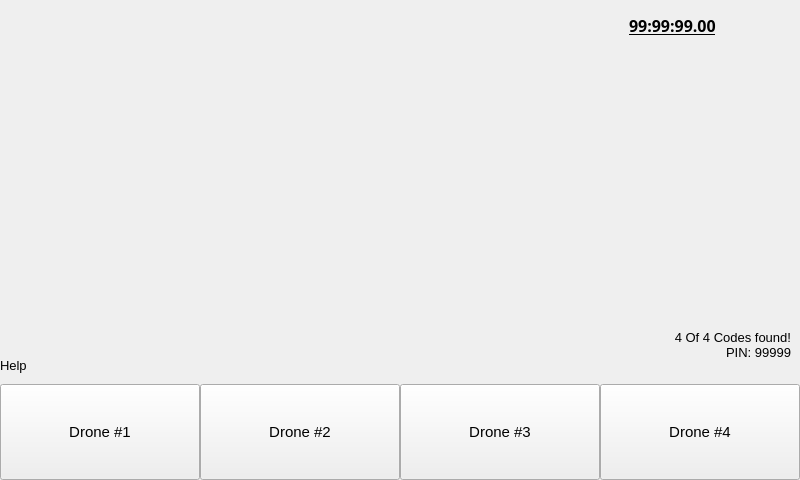
<?xml version="1.0" encoding="UTF-8"?>
<ui version="4.0">
 <class>MainWindow</class>
 <widget class="QMainWindow" name="MainWindow">
  <property name="geometry">
   <rect>
    <x>0</x>
    <y>0</y>
    <width>800</width>
    <height>480</height>
   </rect>
  </property>
  <property name="windowTitle">
   <string>MainWindow</string>
  </property>
  <widget class="QWidget" name="centralwidget">
   <widget class="QPushButton" name="pb_DispDrone1">
    <property name="geometry">
     <rect>
      <x>0</x>
      <y>384</y>
      <width>200</width>
      <height>96</height>
     </rect>
    </property>
    <property name="font">
     <font>
      <pointsize>11</pointsize>
     </font>
    </property>
    <property name="text">
     <string>Drone #1</string>
    </property>
   </widget>
   <widget class="QPushButton" name="pb_DispDrone3">
    <property name="geometry">
     <rect>
      <x>400</x>
      <y>384</y>
      <width>200</width>
      <height>96</height>
     </rect>
    </property>
    <property name="font">
     <font>
      <pointsize>11</pointsize>
     </font>
    </property>
    <property name="text">
     <string>Drone #3</string>
    </property>
   </widget>
   <widget class="QPushButton" name="pb_DispDrone4">
    <property name="geometry">
     <rect>
      <x>600</x>
      <y>384</y>
      <width>200</width>
      <height>96</height>
     </rect>
    </property>
    <property name="font">
     <font>
      <pointsize>11</pointsize>
     </font>
    </property>
    <property name="text">
     <string>Drone #4</string>
    </property>
   </widget>
   <widget class="QPushButton" name="pb_DispDrone2">
    <property name="geometry">
     <rect>
      <x>200</x>
      <y>384</y>
      <width>200</width>
      <height>96</height>
     </rect>
    </property>
    <property name="font">
     <font>
      <pointsize>11</pointsize>
     </font>
    </property>
    <property name="text">
     <string>Drone #2</string>
    </property>
   </widget>
   <widget class="QLabel" name="lbl_CountDownTimer">
    <property name="geometry">
     <rect>
      <x>629</x>
      <y>0</y>
      <width>161</width>
      <height>51</height>
     </rect>
    </property>
    <property name="font">
     <font>
      <family>3ds</family>
      <pointsize>12</pointsize>
      <weight>75</weight>
      <bold>true</bold>
      <underline>true</underline>
     </font>
    </property>
    <property name="text">
     <string>99:99:99.00</string>
    </property>
   </widget>
   <widget class="QLabel" name="lbl_Help">
    <property name="geometry">
     <rect>
      <x>0</x>
      <y>350</y>
      <width>51</width>
      <height>31</height>
     </rect>
    </property>
    <property name="font">
     <font>
      <pointsize>10</pointsize>
     </font>
    </property>
    <property name="text">
     <string>Help</string>
    </property>
   </widget>
   <widget class="QLabel" name="lbl_MissionStatus">
    <property name="geometry">
     <rect>
      <x>550</x>
      <y>330</y>
      <width>241</width>
      <height>51</height>
     </rect>
    </property>
    <property name="font">
     <font>
      <pointsize>10</pointsize>
     </font>
    </property>
    <property name="text">
     <string> 4 Of 4 Codes found! 
PIN: 99999</string>
    </property>
    <property name="alignment">
     <set>Qt::AlignRight|Qt::AlignTop|Qt::AlignTrailing</set>
    </property>
   </widget>
  </widget>
 </widget>
 <resources/>
 <connections/>
</ui>
